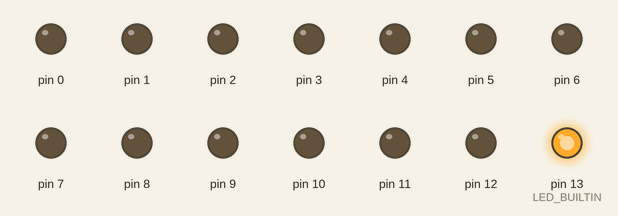
A sketch run on a simulated Arduino Uno, built with avr-gcc and run on an emulated ATmega328P. On the bench: output pins drawn as LEDs (lit = HIGH). The local clock reads 2024-03-15 10:24:30 at power-on unless the sketch sets it.

Above: at 0.01 s.
At 0.61 s:
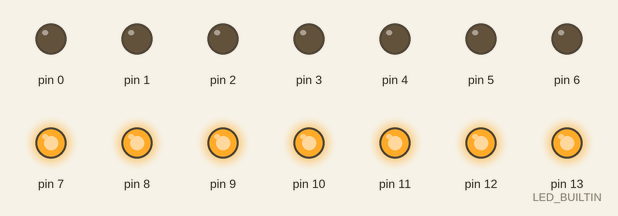
At 1.3 s:
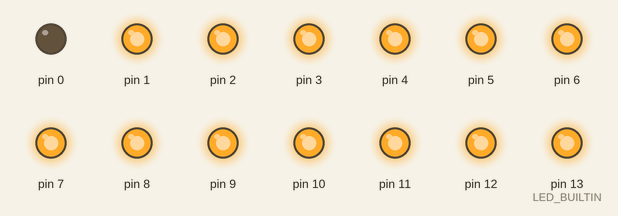
At 2.61 s:
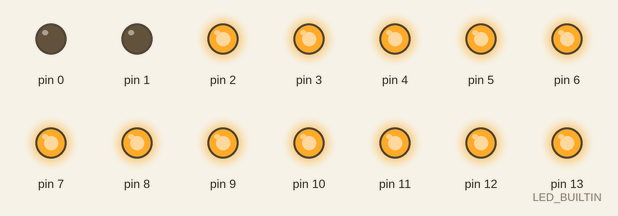
At 3.9 s:
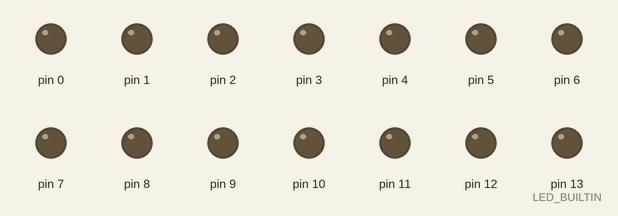
At 4.8 s:
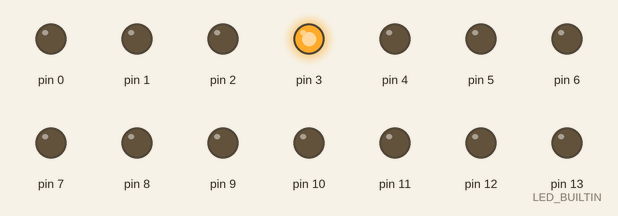
Timing chart, 0 to 6.3 s (numbered marks = the images above):
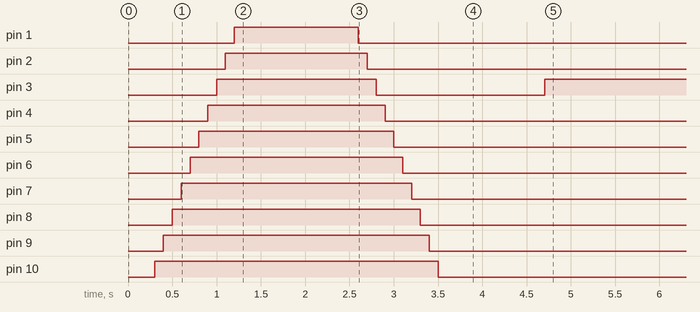

The sketch:

rtc_led_clock2.ino
```cpp
#include <Wire.h>
#include <RTClib.h>
#include <pcf8574.h>

RTC_PCF8563 RTC;
PCF8574 PCF_20(0x20);

int my_hour;
int my_min;
int last_hour = 14;
int i;

void setup()
{
//    Serial.begin(57600);
    Wire.begin();
    RTC.begin();
    for (i = 0; i < 14; i++)
      pinMode(i, OUTPUT);
    // following line sets the RTC to the date & time this sketch was compiled
    //RTC.adjust(DateTime(__DATE__, __TIME__));
    for (i = 13; i > 0; i--)
    {
      digitalWrite(i, HIGH);
      delay(100);
    }
    for (i = 0; i < 8; i++)
    {
      PCF_20.write(i, 0);
      delay(100);
    }
    delay(500);
    for (i = 1; i < 14; i++)
    {
      digitalWrite(i, LOW);
      delay(100);
    }
    for (i = 7; i > -1; i--)
    {
      PCF_20.write(i, 1);
      delay(100);
    }
}

void loop()
{
    DateTime now = RTC.now();
    my_hour = now.hour();
    if (last_hour == 14) last_hour = my_hour;
    my_min = now.minute();
    // first, check AM or PM
    digitalWrite(LED_BUILTIN, (my_hour > 12 ? HIGH : LOW));
    // TODO
    // For some reason, the previous hour isn't changing from HIGH to LOW when the new hour comes.
    // HOUR
    // change 24 hour into normal hour
    my_hour = (my_hour > 12 || my_hour == 0 ? abs(my_hour - 12) : my_hour);
    if (last_hour != my_hour)
    {
      digitalWrite(last_hour, LOW);
      last_hour = my_hour;
    }
    digitalWrite(abs(my_hour - 12) + 1, HIGH);
    // MINUTES
    // 0
    if (my_min == 0)
    {
      for (i = 0; i < 8; i++) PCF_20.write(i, 1);
    }
    // 1 - 5 (5)
    if (my_min > 0 && my_min < 10)
    {
      // don't need to turn off any LED since they were already turned off earlier
      PCF_20.write(0, 0); // 5
    }
    // 6 - 14 (10)
    if (my_min > 5 && my_min < 15)
    {
      PCF_20.write(0, 1); // turn off last light; 5
      PCF_20.write(1, 0); // 10
    }
    // 15
    if (my_min == 15)
    {
      if (PCF_20.read(1) == 1) PCF_20.write(1, 0);
      PCF_20.write(2, 0); // don't turn off 10, just add (turn on) 20
    }
    // 16 - 21 (20)
    if (my_min > 15 && my_min < 21)
    {
      PCF_20.write(1, 1); // turn off last one; 10
      if (PCF_20.read(2) == 1) PCF_20.write(2, 0); // 20
    }
    // 21 - 29 (25)
    if (my_min > 20 && my_min < 30)
    {
      PCF_20.write(2, 1); // turn off last one; 20
      PCF_20.write(3, 0); // 25
    }
    // 30
    if (my_min == 30)
    {
      if (PCF_20.read(3) == 1) PCF_20.write(3, 0);
      PCF_20.write(4, 0);
    }
    // 31 - 34 (35)
    if (my_min > 31 && my_min < 36)
    {
      // if 35 wasn't turned on by 30, turn it on
      if (PCF_20.read(4) == 1) PCF_20.write(4, 0);
      PCF_20.write(3, 1); // turn off 25
    }
    // 36 - 44 (40)
    if (my_min > 35 && my_min < 45)
    {
      PCF_20.write(4, 1); // turn off 35
      PCF_20.write(5, 0); // 40
    }
    // 45
    if (my_min == 45)
    {
      if (PCF_20.read(5) == 1) PCF_20.write(5, 0);
      PCF_20.write(6, 0);
    }
    // 46 - 50 (50)
    if (my_min > 45 && my_min < 51)
    {
      if (PCF_20.read(6) == 1) PCF_20.write(6, 0);
      PCF_20.write(5, 1); // turn off 40
    }
    // 51 - 60 (55)
    if (my_min > 54 && my_min < 60)
    {
      PCF_20.write(6, 1); // turn off 50
      PCF_20.write(7, 0); // 55
    }
    //     PCF_20.write(0, 1); // 0 = 5
    delay(3000);
    // turn off all the PCF leds
}
```

Measured:
- by itself, pin 3: HIGH → LOW at 2.8 s, → HIGH 1.9 s later
